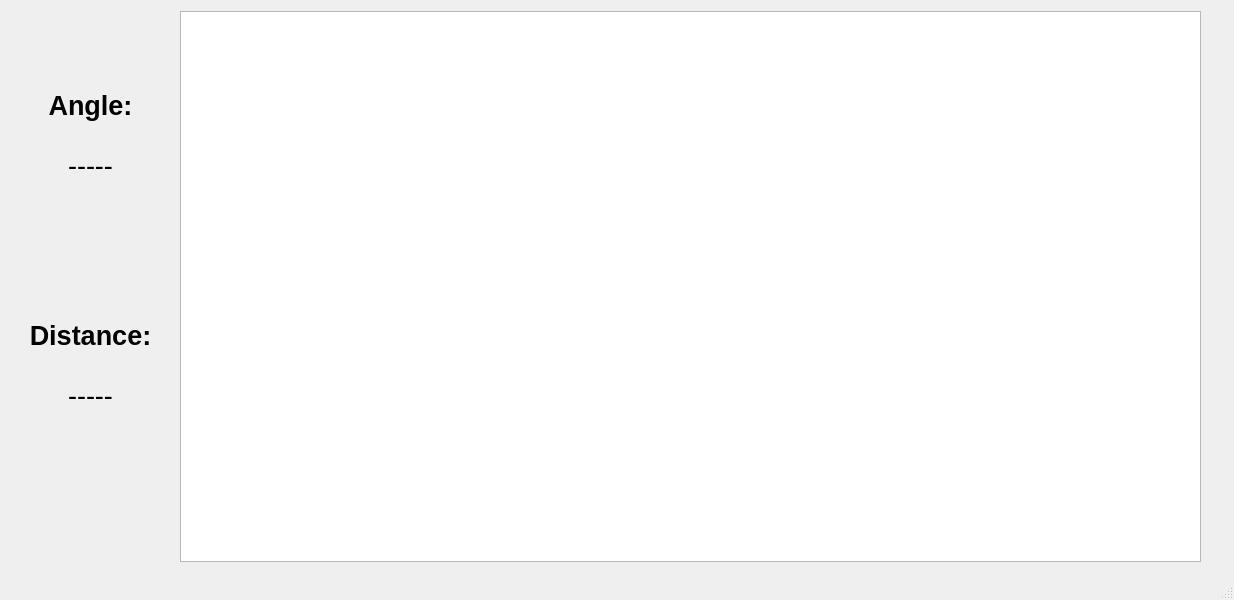
<?xml version="1.0" encoding="UTF-8"?>
<ui version="4.0">
 <class>MainWindow</class>
 <widget class="QMainWindow" name="MainWindow">
  <property name="geometry">
   <rect>
    <x>0</x>
    <y>0</y>
    <width>1234</width>
    <height>600</height>
   </rect>
  </property>
  <property name="windowTitle">
   <string>MainWindow</string>
  </property>
  <widget class="QWidget" name="centralwidget">
   <widget class="QGraphicsView" name="graphicsView">
    <property name="geometry">
     <rect>
      <x>180</x>
      <y>11</y>
      <width>1021</width>
      <height>551</height>
     </rect>
    </property>
   </widget>
   <widget class="QLabel" name="angle">
    <property name="geometry">
     <rect>
      <x>10</x>
      <y>80</y>
      <width>161</width>
      <height>51</height>
     </rect>
    </property>
    <property name="font">
     <font>
      <pointsize>20</pointsize>
      <bold>true</bold>
     </font>
    </property>
    <property name="text">
     <string>Angle:</string>
    </property>
    <property name="alignment">
     <set>Qt::AlignCenter</set>
    </property>
   </widget>
   <widget class="QLabel" name="angle_value">
    <property name="geometry">
     <rect>
      <x>10</x>
      <y>140</y>
      <width>161</width>
      <height>51</height>
     </rect>
    </property>
    <property name="font">
     <font>
      <pointsize>20</pointsize>
     </font>
    </property>
    <property name="text">
     <string>-----</string>
    </property>
    <property name="alignment">
     <set>Qt::AlignCenter</set>
    </property>
   </widget>
   <widget class="QLabel" name="distance">
    <property name="geometry">
     <rect>
      <x>10</x>
      <y>310</y>
      <width>161</width>
      <height>51</height>
     </rect>
    </property>
    <property name="font">
     <font>
      <pointsize>20</pointsize>
      <bold>true</bold>
     </font>
    </property>
    <property name="text">
     <string>Distance:</string>
    </property>
    <property name="alignment">
     <set>Qt::AlignCenter</set>
    </property>
   </widget>
   <widget class="QLabel" name="distance_value">
    <property name="geometry">
     <rect>
      <x>10</x>
      <y>370</y>
      <width>161</width>
      <height>51</height>
     </rect>
    </property>
    <property name="font">
     <font>
      <pointsize>20</pointsize>
     </font>
    </property>
    <property name="text">
     <string>-----</string>
    </property>
    <property name="alignment">
     <set>Qt::AlignCenter</set>
    </property>
   </widget>
  </widget>
  <widget class="QMenuBar" name="menubar">
   <property name="geometry">
    <rect>
     <x>0</x>
     <y>0</y>
     <width>1234</width>
     <height>21</height>
    </rect>
   </property>
  </widget>
  <widget class="QStatusBar" name="statusbar"/>
 </widget>
 <resources/>
 <connections/>
</ui>
